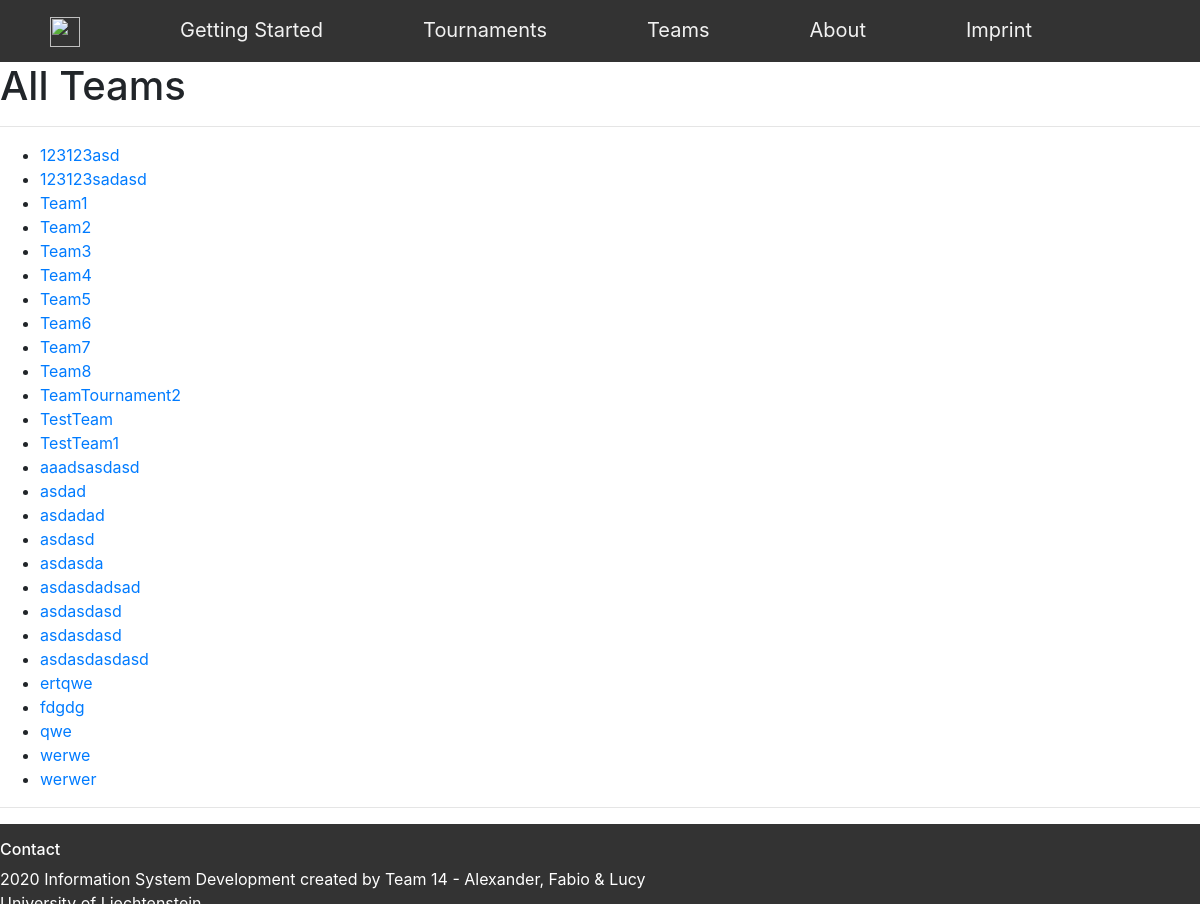
Page /Team/ on the committed database.
### Team/models.py (models this page shows, shortened)
class Team(models.Model):
    TeamName = models.CharField(max_length=120)
    NrOfPlayer = models.DecimalField(default=6, decimal_places=0, max_digits=2, validators=[MinValueValidator(5), MaxValueValidator(30)])
    Manager = models.CharField(max_length=120, default="")
    Captain = models.CharField(max_length=120, default="")
    Tournament = models.ForeignKey(Tournament, blank=True, null=True, on_delete=models.CASCADE)

### Team/views.py (the view)
# urls.py: path('', (views.TeamAllView.as_view()), name='Overview'),
class TeamAllView(generic.ListView):
    template_name = 'Team/TeamOverview.html'
    def get_queryset(self):
        return Team.objects.all().order_by('TeamName')

### templates/Team/TeamOverview.html
{% extends 'Base/base_3_content.html' %}
{% load static %}
{% block mainContent %}
    <h1>All Teams</h1>
{% endblock %}
{% block mainContent2 %}
{% if team_list %}
    <ul>
    {% for team in team_list %}
    <li><a href="{% url 'Team:Details' team.id %}">{{ team.TeamName }}</a></li>
    {% endfor %}
    </ul>
{% else %}
    <p>No Teams created yet.</p>
{% endif %}
{% endblock %}
{% block mainContent3 %}
    <a href="{% url 'Team:Create' %}" class="StandardBtn">Create a new Team</a>
{% endblock %}

### static/styles.css (style rules this page uses)
.StandardBtn { box-shadow: 0px 10px 14px -7px #333; background-color:#333; border-radius:8px; display:inline-block; cursor:pointer; color:#ffffff; font-family:Arial; font-size:14px; font-weight:bold; padding:13px 32px; text-decoration:none; text-shadow:0px; }

### rows in the picture
Team: TeamName "123123asd"
Team: TeamName "123123sadasd"
Team: TeamName "Team1"
Team: TeamName "Team2"
Team: TeamName "Team3"
Team: TeamName "Team4"
Team: TeamName "Team5"
Team: TeamName "Team6"
Team: TeamName "Team7"
Team: TeamName "Team8"
Team: TeamName "TeamTournament2"
Team: TeamName "TestTeam"
Team: TeamName "TestTeam1"
Team: TeamName "aaadsasdasd"
Team: TeamName "asdad"
Team: TeamName "asdadad"
Team: TeamName "asdasd"
Team: TeamName "asdasda"
Team: TeamName "asdasdadsad"
Team: TeamName "asdasdasd"
Team: TeamName "asdasdasd"
Team: TeamName "asdasdasdasd"
Team: TeamName "ertqwe"
Team: TeamName "fdgdg"
Team: TeamName "qwe"
Team: TeamName "werwe"
Team: TeamName "werwer"
